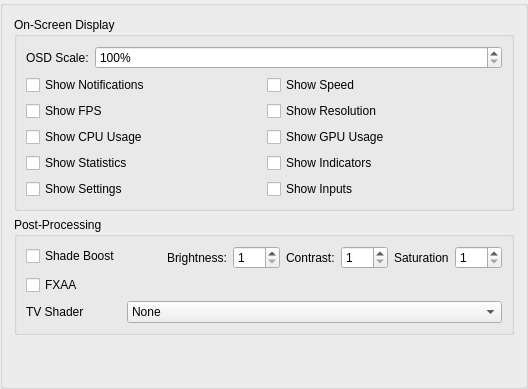
     <widget class="QGroupBox" name="osdTab">
      <attribute name="title">
       <string>OSD</string>
      </attribute>
      <layout class="QVBoxLayout" name="verticalLayout_3">
       <item>
        <widget class="QGroupBox" name="groupBox_4">
         <property name="title">
          <string>On-Screen Display</string>
         </property>
         <layout class="QFormLayout" name="formLayout_8">
          <item row="0" column="0">
           <widget class="QLabel" name="label_29">
            <property name="text">
             <string>OSD Scale:</string>
            </property>
           </widget>
          </item>
          <item row="0" column="1">
           <widget class="QSpinBox" name="osdScale">
            <property name="suffix">
             <string>%</string>
            </property>
            <property name="minimum">
             <number>100</number>
            </property>
            <property name="maximum">
             <number>500</number>
            </property>
           </widget>
          </item>
          <item row="1" column="0" colspan="2">
           <layout class="QGridLayout" name="gridLayout_6">
            <item row="3" column="1">
             <widget class="QCheckBox" name="osdShowIndicators">
              <property name="text">
               <string>Show Indicators</string>
              </property>
             </widget>
            </item>
            <item row="1" column="1">
             <widget class="QCheckBox" name="osdShowResolution">
              <property name="text">
               <string>Show Resolution</string>
              </property>
             </widget>
            </item>
            <item row="0" column="1">
             <widget class="QCheckBox" name="osdShowSpeed">
              <property name="text">
               <string>Show Speed</string>
              </property>
             </widget>
            </item>
            <item row="2" column="0">
             <widget class="QCheckBox" name="osdShowCPU">
              <property name="text">
               <string>Show CPU Usage</string>
              </property>
             </widget>
            </item>
            <item row="3" column="0">
             <widget class="QCheckBox" name="osdShowGSStats">
              <property name="text">
               <string>Show Statistics</string>
              </property>
             </widget>
            </item>
            <item row="0" column="0">
             <widget class="QCheckBox" name="osdShowMessages">
              <property name="text">
               <string>Show Notifications</string>
              </property>
             </widget>
            </item>
            <item row="1" column="0">
             <widget class="QCheckBox" name="osdShowFPS">
              <property name="text">
               <string>Show FPS</string>
              </property>
             </widget>
            </item>
            <item row="2" column="1">
             <widget class="QCheckBox" name="osdShowGPU">
              <property name="text">
               <string>Show GPU Usage</string>
              </property>
             </widget>
            </item>
            <item row="4" column="0">
             <widget class="QCheckBox" name="osdShowSettings">
              <property name="text">
               <string>Show Settings</string>
              </property>
             </widget>
            </item>
            <item row="4" column="1">
             <widget class="QCheckBox" name="osdShowInputs">
              <property name="text">
               <string>Show Inputs</string>
              </property>
             </widget>
            </item>
           </layout>
          </item>
         </layout>
        </widget>
       </item>
       <item>
        <widget class="QGroupBox" name="groupBox_5">
         <property name="title">
          <string>Post-Processing</string>
         </property>
         <layout class="QFormLayout" name="formLayout_9">
          <item row="0" column="0">
           <widget class="QCheckBox" name="shadeBoost">
            <property name="text">
             <string>Shade Boost</string>
            </property>
           </widget>
          </item>
          <item row="0" column="1">
           <layout class="QHBoxLayout" name="horizontalLayout_4">
            <item>
             <spacer name="horizontalSpacer">
              <property name="orientation">
               <enum>Qt::Horizontal</enum>
              </property>
              <property name="sizeHint" stdset="0">
               <size>
                <width>40</width>
                <height>20</height>
               </size>
              </property>
             </spacer>
            </item>
            <item>
             <widget class="QLabel" name="label_31">
              <property name="text">
               <string>Brightness:</string>
              </property>
             </widget>
            </item>
            <item>
             <widget class="QSpinBox" name="shadeBoostBrightness">
              <property name="minimum">
               <number>1</number>
              </property>
              <property name="maximum">
               <number>100</number>
              </property>
             </widget>
            </item>
            <item>
             <widget class="QLabel" name="label_32">
              <property name="text">
               <string>Contrast:</string>
              </property>
             </widget>
            </item>
            <item>
             <widget class="QSpinBox" name="shadeBoostContrast">
              <property name="minimum">
               <number>1</number>
              </property>
              <property name="maximum">
               <number>100</number>
              </property>
             </widget>
            </item>
            <item>
             <widget class="QLabel" name="label_33">
              <property name="text">
               <string>Saturation</string>
              </property>
             </widget>
            </item>
            <item>
             <widget class="QSpinBox" name="shadeBoostSaturation">
              <property name="minimum">
               <number>1</number>
              </property>
              <property name="maximum">
               <number>100</number>
              </property>
             </widget>
            </item>
           </layout>
          </item>
          <item row="1" column="0">
           <widget class="QCheckBox" name="fxaa">
            <property name="text">
             <string>FXAA</string>
            </property>
           </widget>
          </item>
          <item row="2" column="0">
           <widget class="QLabel" name="label_35">
            <property name="text">
             <string>TV Shader</string>
            </property>
           </widget>
          </item>
          <item row="2" column="1">
           <widget class="QComboBox" name="tvShader">
            <item>
             <property name="text">
              <string>None</string>
             </property>
            </item>
            <item>
             <property name="text">
              <string>Scanline Filter</string>
             </property>
            </item>
            <item>
             <property name="text">
              <string>Diagonal Filter</string>
             </property>
            </item>
            <item>
             <property name="text">
              <string>Triangular Filter</string>
             </property>
            </item>
            <item>
             <property name="text">
              <string>Wave Filter</string>
             </property>
            </item>
            <item>
             <property name="text">
              <string>Lottes CRT</string>
             </property>
            </item>
           </widget>
          </item>
         </layout>
        </widget>
       </item>
       <item>
        <spacer name="verticalSpacer_3">
         <property name="orientation">
          <enum>Qt::Vertical</enum>
         </property>
         <property name="sizeHint" stdset="0">
          <size>
           <width>20</width>
           <height>40</height>
          </size>
         </property>
        </spacer>
       </item>
      </layout>
     </widget>
